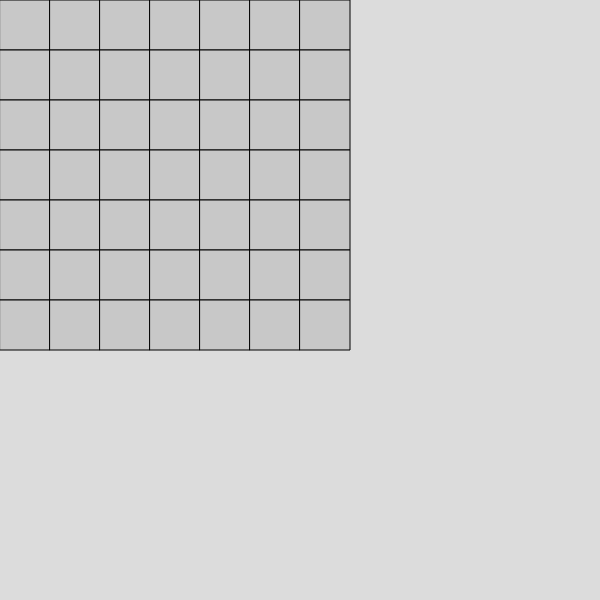
Frame 1 (no input)
Frame 60 (no input): identical to frame 1, image omitted
Frame 120 (the mouse pressed at the canvas centre since frame 60): identical to frame 1, image omitted

The p5.js sketch that drew this single still picture (run headless with seeded random() and noise() and a simulated clock; from frame 60 on, the mouse is pressed at the canvas centre):

// p5.js sketch
// ── sketch.js
let grid = []
let size = 50;
let numRows = 7;
let numCols = 7;
let initialSet = []//initial alive cells
let aliveCol = 40
let deadCol = 200;
function setup() {
  createCanvas(600, 600);
  for(let i = 0; i<numRows; i++){
    for(let j = 0; j<numCols; j++){
      grid.push(new Cell(j*size,i*size,size,deadCol,false))
    }

  }
}

function draw() {
  background(220);
  
  for(let i = 0; i<grid.length; i++){
    grid[i].display()
  }
}

// ── cell.js
function Cell(x,y,size,myColour,alive){
  this.x = x
  this.y = y
  this.size = size
  this.myColour = myColour
  this.alive = alive;
  
  this.display = function(){
    fill(this.myColour)
    rect(this.x,this.y,this.size,this.size)
  }
}

// ── checkAlive.js
function numAliveNeighbours(){
  //number of alive neighbours
  let isAlive = 0;
  
  //check left neighbour
  if(cellNum % numCols > 0){ //check if cell is on the left side of grid
    if(grid[cellNum - 1].alive){//check if left neighbour is alive
      isAlive++;
    }
  }
  
  //check right neighbour
  if(cellNum % numCols < numCols - 1){//check if cell is on the right side of grid
    if(grid[cellNum + 1].alive){//check if right neighbour is alive
      isAlive++;
    }
  }
  
  //check top neighbour
  if(cellNum >= numCols){//check if cell is on the top of the grid
    if(grid[cellNum - numCols].alive){//check if top neighbour is alive
      isAlive++;
    }
  }
  
  //check bottom neighbour
  if(cellNum < (numRows - 1) * numCols){//check if cell is on the bottom of the grid
    if(grid[cellNum - numCols].alive){//check if bottom neighbour is alive
      isAlive++;
    }
  }
  
}

// ── checkAliveNeighbours.js
function checkAliveNeighbours(cellNum){
  //number of alive neighbours
  let isAlive = 0;
  
  //check left neighbour
  if(cellNum % numCols > 0){ //check if cell is on the left side of grid
    if(grid[cellNum - 1].alive){//check if left neighbour is alive
      isAlive++;
    }
  }
  
  //check right neighbour
  if(cellNum % numCols < numCols - 1){//check if cell is on the right side of grid
    if(grid[cellNum + 1].alive){//check if right neighbour is alive
      isAlive++;
    }
  }
  
  //check top neighbour
  if(cellNum >= numCols){//check if cell is on the top of the grid
    if(grid[cellNum - numCols].alive){//check if top neighbour is alive
      isAlive++;
    }
  }
  
  //check bottom neighbour
  if(cellNum < (numRows - 1) * numCols){//check if cell is on the bottom of the grid
    if(grid[cellNum + numCols].alive){//check if bottom neighbour is alive
      isAlive++;
    }
  }
  //to get diagonals, combine the statements (ex.for top left, combine code for top neighbour and left neighbour). Make sure to use && to separate statements.

  return isAlive;
}
